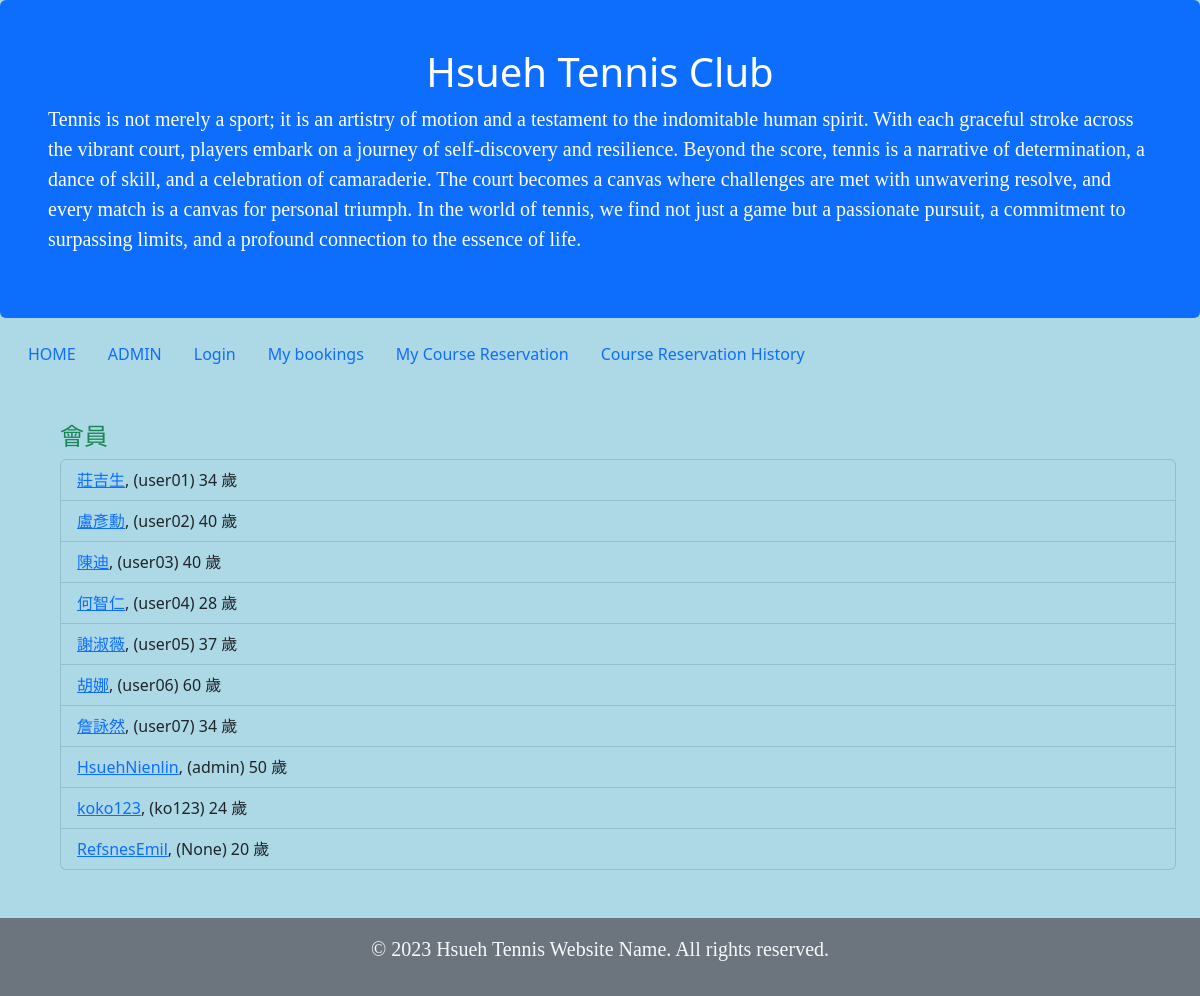
/members/, run on an earlier commit of the app's database.
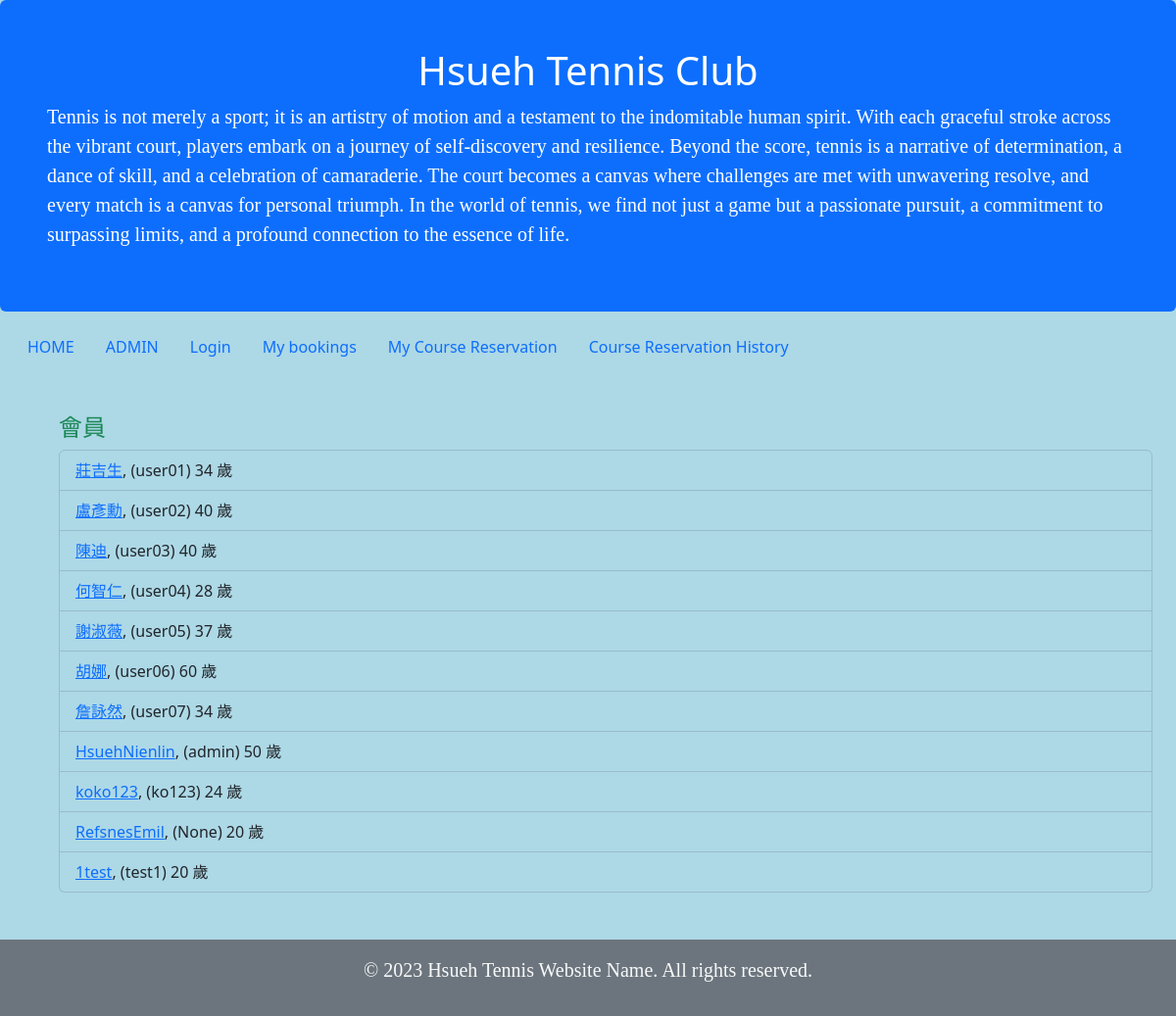
And on a later commit of the database.
### members/models.py (models this page shows, shortened)
class Member(models.Model):
    user = models.OneToOneField(User, on_delete=models.CASCADE, default= None, blank=True, null=True)
    firstname = models.CharField(max_length=255)
    lastname = models.CharField(max_length=255)
    phone = models.IntegerField(null=True)
    joined_date = models.DateField(null=True)
    age = models.IntegerField(default=20)

### members/views.py (the view)
# urls.py: path('members/', views.members, name='members'),
def members(request):
    mymembers = Member.objects.all()
    template = loader.get_template('all_members.html')
    context = {
      'mymembers': mymembers,
    }
    return HttpResponse(template.render(context, request))

### members/templates/all_members.html (shortened to what this page needs)
{% extends "master.html" %}
{% block content %}
<div class='container m-5'>
  <h4 class='text-success'>會員</h4>
      <ul class="list-group">
        {% for x in mymembers %}
          <li class="list-group-item  bg-transparent"><a href="details/{{ x.id }}">{{ x.lastname }}{{ x.firstname }}</a>, ({{ x.user }}) {{x.age}} 歲</li>
        {% endfor %}
      </ul>
</div>
{% endblock %}

What changed in the data, as far as the page shows it:
added Member: lastname "1", firstname "test", user "test1", age "20"
